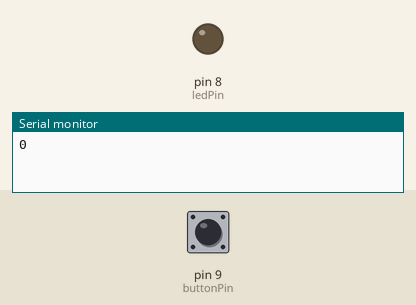
Simulated run of this sketch. Board: Arduino Uno, built with avr-gcc and run on an emulated ATmega328P. Shown: output pins drawn as LEDs (lit = HIGH), the last lines printed to the serial monitor. The inputs (shaded band) are chosen by the test bench; at power-on: pin 9 (buttonPin) LOW.

Above: at 0.1 s.
At 0.6 s:
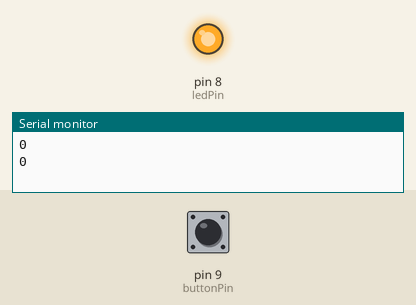
Timing chart, 0 to 2.1 s (numbered marks = the images above):
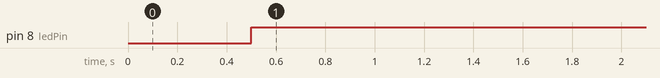

The sketch:

pushDownButtons.ino
```cpp
int ledPin=8;
int buttonPin=9;
int buttonRead;
int dt=500;

void setup() {
  // put your setup code here, to run once:
  Serial.begin(9600);
  pinMode(ledPin,OUTPUT);
  pinMode(buttonPin, INPUT);

}

void loop() {
  // put your main code here, to run repeatedly:
  buttonRead=digitalRead(buttonPin);
  Serial.println(buttonRead);
  delay(dt);
  if (buttonRead==1){
    digitalWrite(ledPin,LOW);
  }
  if (buttonRead==0){
    digitalWrite(ledPin,HIGH);
  }


}
```

Measured:
- by itself, pin 8 (ledPin): LOW → HIGH at 0.50 s
